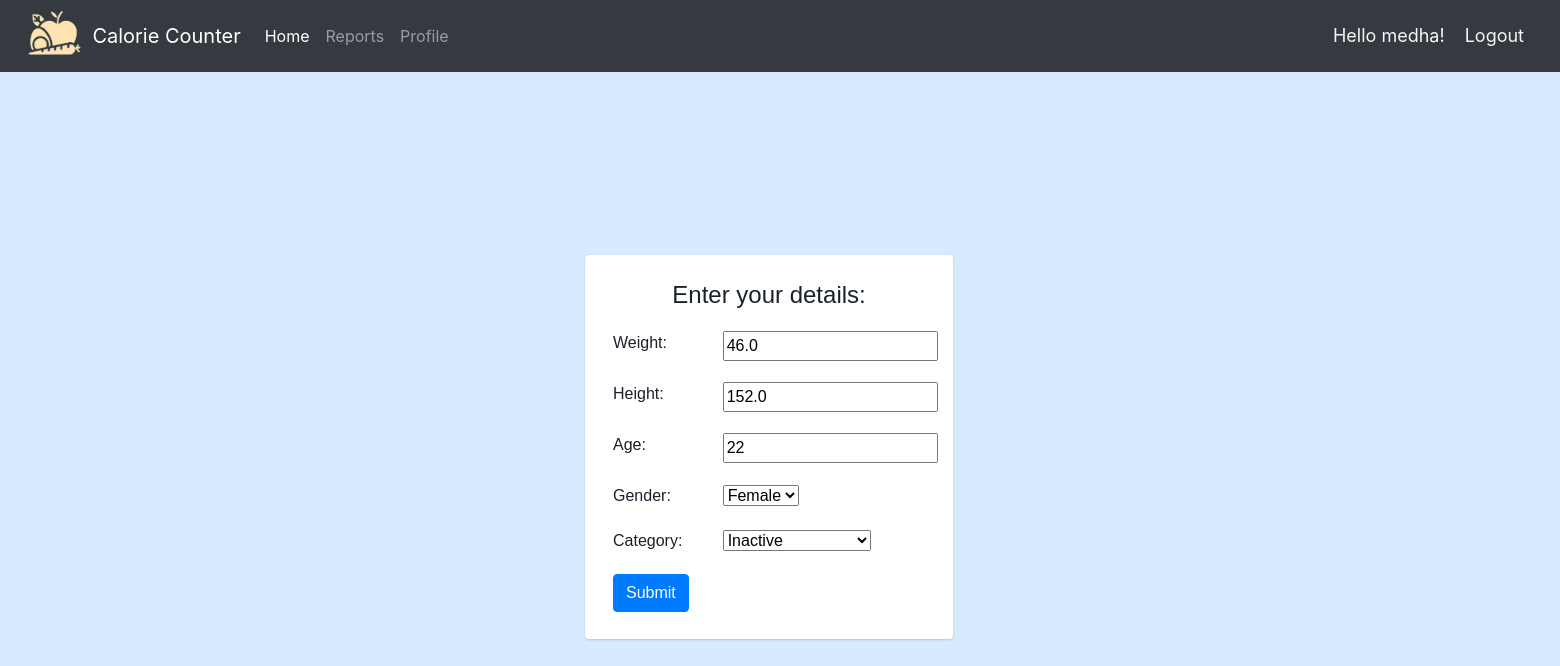
/customer_details/5/ (signed in), run on the app's committed database.
### cc/models.py (models this page shows, shortened)
class Customer(models.Model):
    CATEGORY = (
        ('Active','Active'),
        ('Moderately active','Moderately active'),
        ('Inactive','Inactive')
    )
    GENDER = (
        ('Male','Male'),
        ('Female','Female'),
        ('Other', 'Other')
    )
    user = models.OneToOneField(User, null=True, on_delete=models.CASCADE)
    name = models.CharField(max_length=200,null=True)
    email = models.CharField(max_length=100,unique=True,null=True)
    date_created = models.DateTimeField(auto_now_add=True)
    age = models.IntegerField(null=True)
    weight = models.FloatField(null=True)
    height = models.FloatField(null=True)
    gender = models.CharField(max_length=50, null=True, choices=GENDER)
    category = models.CharField(max_length=50, null=True,choices=CATEGORY)
    profile_pic = models.ImageField(null=True, blank=True, default='user.png')

### cc/views.py (the view)
# urls.py: path('customer_details/<str:pk>/',views.customerDetails,name="customer_details"),
@login_required(login_url = 'login')
def customerDetails(request, pk):
    customer = Customer.objects.get(id=pk)
    form = CustomerForm(instance=customer)
    if request.method == "POST":
        form = CustomerForm(request.POST, instance=customer)   #request.POST has all data submitted to customer_details url
        if form.is_valid():                 #is_valid is a method/function to check if form values are valid
            form.save()
            return redirect('home', request.user.customer.id)
    context = {'form':form}
    return render(request,'cc/custom_details.html',context)

### cc/forms.py
class CustomerForm(ModelForm):
    class Meta:
        model = Customer
        fields = ['weight','height','age','gender','category']

### cc/templates/cc/custom_details.html (shortened to what this page needs)
{%  extends 'cc/main.html' %}
{% load static %}
{% block content %}
    <div class="row details">
        <div class="col-md-6">
            <div class="card card-body details-body" >
                <h4 class="card-title details-title">Enter your details: </h4>
                <form action="" method="POST">
                    {% for element in form %}
                    <div class="form-group">
                        <div class="row" style="padding: 0px 13px 5px 0px;">
                            <div class="col-sm-4">
                                {{element.label}}:
                            </div>
                            <div class="col-sm-4">
                                {{element}}
                            </div>
                        </div>
                    </div>
                    {% endfor %}
                    <input type="submit" value="Submit" class="btn btn-primary">
                </form>
            </div>
        </div>
    </div>
{% endblock %}

### cc/templates/cc/navbar.html (shortened to what this page needs)
{% load static %}
<nav class="navbar navbar-expand-lg navbar-dark bg-dark">
    <img src="{% static 'images/logo2.png' %}" style=" height:5%; width: 5%; padding-right: 5px;">
    <a class="navbar-brand" href="#">Calorie Counter</a>
    <div class="collapse navbar-collapse" id="navbarSupportedContent">
      <ul class="navbar-nav mr-auto">
        <li class="nav-item active">
          <a class="nav-link" href="{% url 'home' request.user.customer.id %}">Home <span class="sr-only">(current)</span></a>
        </li>
        <li class="nav-item">
          <a class="nav-link" href="{% url 'daily_details' request.user.customer.id%}">Reports</a>
        </li>
        <li class="nav-item">
          <a class="nav-link" href="{% url 'profile_page' request.user.customer.id %}">Profile</a>
        </li>
    </div>
    <span class="msg" style="font-size: 18px; color: whitesmoke; margin-right: 20px;">Hello {{request.user}}!</span>
    <span><a class="msg" href="{% url 'logout' %}" style="font-size: 18px; color: whitesmoke; margin-right: 20px;">Logout</a></span>
  </nav>

### static/css/main.css (style rules this page uses)
.details { height: 100vh; width: 150vw; display: flex; justify-content: center; align-items: center; padding-bottom: 50px; }
.details-title { padding-top: 10px; padding-bottom: 10px; font-family: sans-serif; }
.details-body { box-shadow: 0 0 5px #000; border-radius: 20px; cursor: pointer; align-items: center; width: 23rem; height: 24rem; font-family: sans-serif; }
body { background-color: rgb(214, 235, 255); }
body { color: #1a202c; text-align: left; }
.card { box-shadow: 0 1px 3px 0 rgba(0,0,0,.1), 0 1px 2px 0 rgba(0,0,0,.06); }
.card { position: relative; display: flex; flex-direction: column; min-width: 0; word-wrap: break-word; background-color: #fff; background-clip: border-box; border: 0 solid rgba(0,0,0,.125); border-radius: .25rem; }
.card-body { flex: 1 1 auto; min-height: 1px; padding: 1rem; }

### data on the page
Customer: form "46.0" "152.0" "22" "Female" "Inactive"

### other printed values
{{ request.user }} "medha"
{{ element.label }} "Weight" "Height" "Age" "Gender" "Category"
